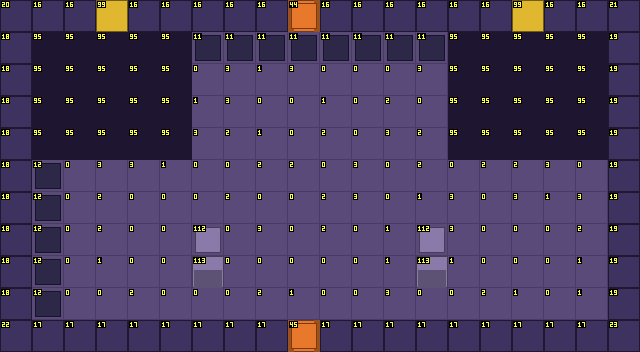

Rendered tile map (Tiled .tmx) drawn with the repository's tilesets; below, a short description and the full map source, tile grids included:
An orthogonal 20x11 tile map with 32x32 px tiles, 4 tile layers (Sol, Decor, Murs, Dessus) and 7 objects (2x Sortie, 2x Spawn, 2x Ennemi, Porte).

<map version="1.10" tiledversion="1.12.2" orientation="orthogonal" renderorder="right-down" width="20" height="11" tilewidth="32" tileheight="32" infinite="0" nextlayerid="6" nextobjectid="8">
 <properties>
  <property name="camera" value="ecran" />
 </properties>
 <tileset firstgid="1" source="../tilesets/chateau.tsx" />
 <layer id="1" name="Sol" width="20" height="11">
  <data encoding="csv">
0,0,0,0,0,0,0,0,0,1,0,0,0,0,0,0,0,0,0,0,
0,81,81,81,81,81,2,2,1,1,1,4,2,1,81,81,81,81,81,0,
0,81,81,81,81,81,1,4,2,4,1,1,1,4,81,81,81,81,81,0,
0,81,81,81,81,81,2,4,1,1,2,1,3,1,81,81,81,81,81,0,
0,81,81,81,81,81,4,3,2,1,3,1,4,3,81,81,81,81,81,0,
0,1,1,4,4,2,1,1,3,3,1,4,1,3,1,3,3,4,1,0,
0,2,1,3,1,1,1,3,1,1,3,4,1,2,4,1,4,2,4,0,
0,2,1,3,1,1,1,1,4,1,3,1,2,2,4,1,1,1,3,0,
0,1,1,2,1,1,2,1,1,1,1,1,2,1,2,1,1,1,2,0,
0,4,1,1,3,1,1,1,3,2,1,1,4,1,1,3,2,1,2,0,
0,0,0,0,0,0,0,0,0,1,0,0,0,0,0,0,0,0,0,0
</data>
 </layer>
 <layer id="2" name="Decor" width="20" height="11">
  <data encoding="csv">
0,0,0,0,0,0,0,0,0,0,0,0,0,0,0,0,0,0,0,0,
0,0,0,0,0,0,12,12,12,12,12,12,12,12,0,0,0,0,0,0,
0,0,0,0,0,0,0,0,0,0,0,0,0,0,0,0,0,0,0,0,
0,0,0,0,0,0,0,0,0,0,0,0,0,0,0,0,0,0,0,0,
0,0,0,0,0,0,0,0,0,0,0,0,0,0,0,0,0,0,0,0,
0,13,0,0,0,0,0,0,0,0,0,0,0,0,0,0,0,0,0,0,
0,13,0,0,0,0,0,0,0,0,0,0,0,0,0,0,0,0,0,0,
0,13,0,0,0,0,0,0,0,0,0,0,0,0,0,0,0,0,0,0,
0,13,0,0,0,0,0,0,0,0,0,0,0,0,0,0,0,0,0,0,
0,13,0,0,0,0,0,0,0,0,0,0,0,0,0,0,0,0,0,0,
0,0,0,0,0,0,0,0,0,0,0,0,0,0,0,0,0,0,0,0
</data>
 </layer>
 <layer id="3" name="Murs" width="20" height="11">
  <data encoding="csv">
21,17,17,100,17,17,17,17,17,41,17,17,17,17,17,17,100,17,17,22,
19,96,96,96,96,96,0,0,0,0,0,0,0,0,96,96,96,96,96,20,
19,96,96,96,96,96,0,0,0,0,0,0,0,0,96,96,96,96,96,20,
19,96,96,96,96,96,0,0,0,0,0,0,0,0,96,96,96,96,96,20,
19,96,96,96,96,96,0,0,0,0,0,0,0,0,96,96,96,96,96,20,
19,0,0,0,0,0,0,0,0,0,0,0,0,0,0,0,0,0,0,20,
19,0,0,0,0,0,0,0,0,0,0,0,0,0,0,0,0,0,0,20,
19,0,0,0,0,0,0,0,0,0,0,0,0,0,0,0,0,0,0,20,
19,0,0,0,0,0,114,0,0,0,0,0,0,114,0,0,0,0,0,20,
19,0,0,0,0,0,0,0,0,0,0,0,0,0,0,0,0,0,0,20,
23,18,18,18,18,18,18,18,18,42,18,18,18,18,18,18,18,18,18,24
</data>
 </layer>
 <objectgroup id="4" name="Objets">
  <object id="1" type="Sortie" x="288" y="0" width="32" height="32">
   <properties>
    <property name="cible_carte" value="res://scenes/rooms/chateau_salle_02_room.tscn" />
    <property name="cible_spawn" value="depuis_sud" />
    <property name="godot_node_type" value="area" />
   </properties>
  </object>
  <object id="2" type="Porte" x="288" y="0" width="32" height="32">
   <properties>
    <property name="id" value="chateau_porte_01" />
    <property name="type" value="ennemis" />
   </properties>
  </object>
  <object id="3" type="Sortie" x="288" y="320" width="32" height="32">
   <properties>
    <property name="cible_carte" value="res://scenes/rooms/chateau_room.tscn" />
    <property name="cible_spawn" value="depuis_salle_01" />
    <property name="godot_node_type" value="area" />
   </properties>
  </object>
  <object id="4" type="Spawn" x="304" y="272">
   <properties>
    <property name="id" value="depuis_cour" />
   </properties>
   <point />
  </object>
  <object id="5" type="Spawn" x="304" y="80">
   <properties>
    <property name="id" value="depuis_nord" />
   </properties>
   <point />
  </object>
  <object id="6" type="Ennemi" x="112" y="16">
   <properties>
    <property name="type" value="oeil_morvath" />
    <property name="variante" value="normal" />
   </properties>
   <point />
  </object>
  <object id="7" type="Ennemi" x="528" y="16">
   <properties>
    <property name="type" value="oeil_morvath" />
    <property name="variante" value="normal" />
   </properties>
   <point />
  </object>
 </objectgroup>
 <layer id="5" name="Dessus" width="20" height="11">
  <data encoding="csv">
0,0,0,0,0,0,0,0,0,45,0,0,0,0,0,0,0,0,0,0,
0,0,0,0,0,0,0,0,0,0,0,0,0,0,0,0,0,0,0,0,
0,0,0,0,0,0,0,0,0,0,0,0,0,0,0,0,0,0,0,0,
0,0,0,0,0,0,0,0,0,0,0,0,0,0,0,0,0,0,0,0,
0,0,0,0,0,0,0,0,0,0,0,0,0,0,0,0,0,0,0,0,
0,0,0,0,0,0,0,0,0,0,0,0,0,0,0,0,0,0,0,0,
0,0,0,0,0,0,0,0,0,0,0,0,0,0,0,0,0,0,0,0,
0,0,0,0,0,0,113,0,0,0,0,0,0,113,0,0,0,0,0,0,
0,0,0,0,0,0,0,0,0,0,0,0,0,0,0,0,0,0,0,0,
0,0,0,0,0,0,0,0,0,0,0,0,0,0,0,0,0,0,0,0,
0,0,0,0,0,0,0,0,0,46,0,0,0,0,0,0,0,0,0,0
</data>
 </layer>
</map>
